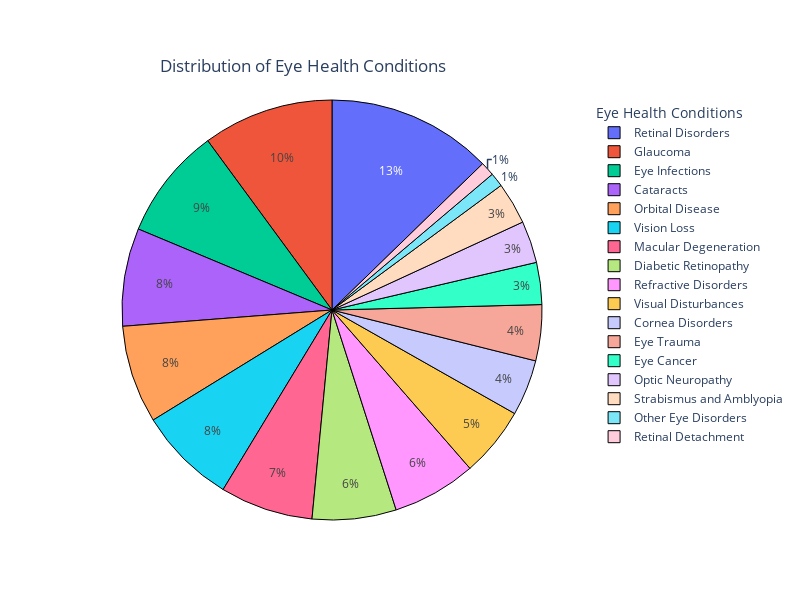

The cell this chart's notebook holds for it:
### Code cell
Eye_Health_Conditions_category = pd.crosstab(df_Eye_Hlth['New_Category'], df_Eye_Hlth['Topic'])

fig = go.Figure(data=[go.Pie( labels=Eye_Health_Conditions_category.index,   
                              values=Eye_Health_Conditions_category['Eye Health Conditions'],
                              hovertemplate='Category: %{label}<br>Count: %{value}<extra></extra>',
                              texttemplate='%{percent:.0%}',
                              marker=dict(line=dict(color='#000000', width=1)))])

fig.update_layout(
                  width=800,
                  height=600,
                  title='Distribution of Eye Health Conditions',
                  title_x=0.2,
                  title_y=0.9,
                  legend=dict(title='Eye Health Conditions')
)

fig.show()

### Figure 1 — Plotly figure (JSON) as saved in the notebook; plotly's stock layout.template omitted (floating-point values rounded to 4 significant figures)
{"data": [{"hovertemplate": "Category: %{label}<br>Count: %{value}<extra></extra>", "labels": ["Cataracts", "Cornea Disorders", "Diabetic Retinopathy", "Eye Cancer", "Eye Infections", "Eye Trauma", "Glaucoma", "Macular Degeneration", "Optic Neuropathy", "Orbital Disease", "Other Eye Disorders", "Refractive Disorders", "Retinal Detachment", "Retinal Disorders", "Strabismus and Amblyopia", "Vision Loss", "Visual Disturbances"], "marker": {"line": {"color": "#000000", "width": 1}}, "texttemplate": "%{percent:.0%}", "type": "pie", "values": [31906, 18232, 27348, 13674, 36464, 18232, 42642, 30286, 13674, 31906, 4558, 27348, 4558, 53886, 13674, 31906, 22790]}], "layout": {"height": 600, "legend": {"title": {"text": "Eye Health Conditions"}}, "title": {"text": "Distribution of Eye Health Conditions", "x": 0.2, "y": 0.9}, "width": 800}}
